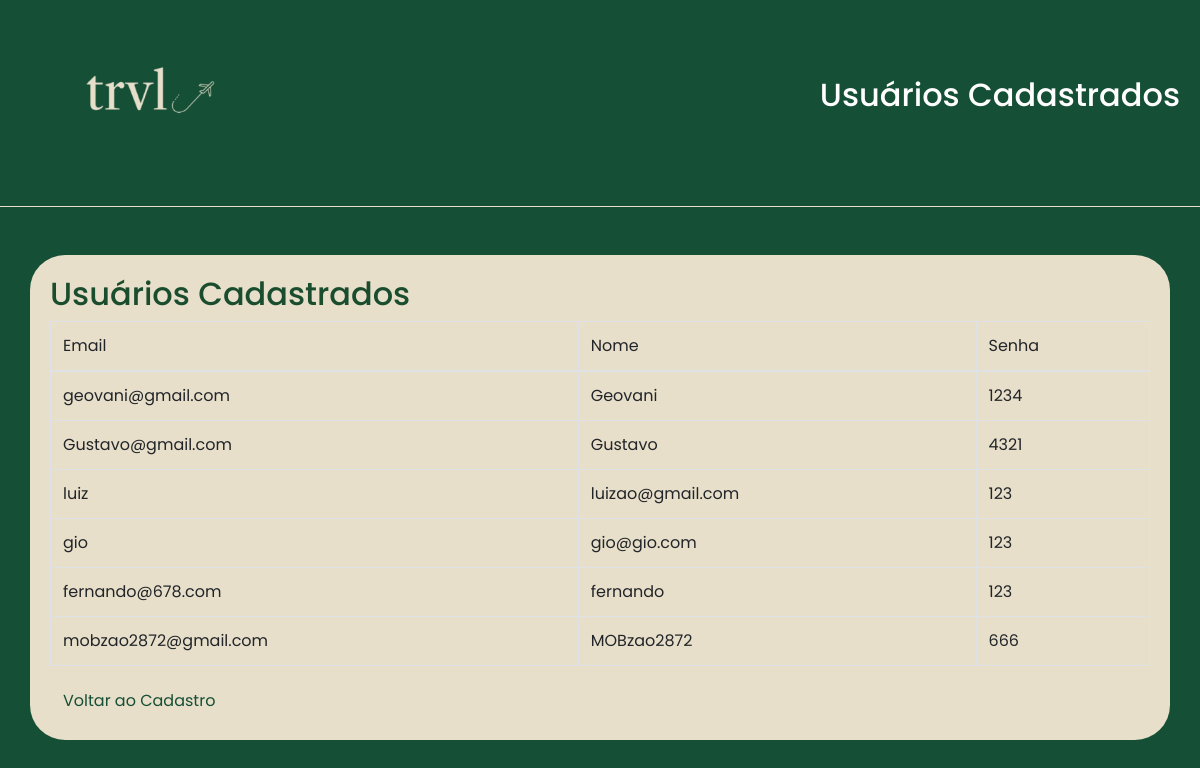
The page /usuarios on the database as committed earlier.
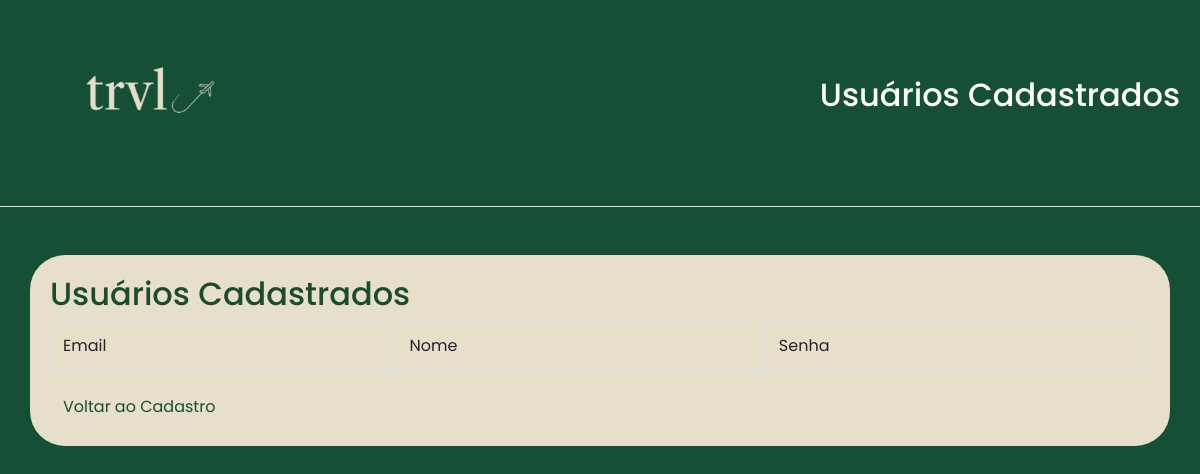
The same page on the database as committed later.
### tables this page shows
CREATE TABLE usuarios
                   (email text primary key,nome text,senha text);

### src/app.py (the view)
@app.route('/usuarios')
def listar_usuarios():
    conexao = database.conectar_banco()
    cursor = conexao.cursor()
    cursor.execute("SELECT * FROM usuarios")
    usuarios = cursor.fetchall()
    conexao.close()
    return render_template('usuarios.html', usuarios=usuarios)

### src/database.py (called while the page is built)
def conectar_banco():
    conexao = sqlite3.connect("trvl.db")
    return conexao

### src/templates/usuarios.html (shortened to what this page needs)
<!DOCTYPE html>
<html lang="pt-BR">
<head>
    <link rel="stylesheet" href="https://stackpath.bootstrapcdn.com/bootstrap/4.5.2/css/bootstrap.min.css">
    <link rel="stylesheet" href="static/style.css">
</head>
<body>
    <header>
        <a href="/"><img src="static/imgs/logo.png" alt="Logo TRVL" class="logo"></a>
        <div class="user-info">
            <H1> <h2>Usuários Cadastrados</h2></H1>
        </div>
    </header>
    <hr>
<div class="container mt-5">
    <h2>Usuários Cadastrados</h2>
    <table class="table table-bordered">
        <thead>
            <tr>
                <th>Email</th>
                <th>Nome</th>
                <th>Senha</th>
            </tr>
        </thead>
        <tbody>
            {% for usuario in usuarios %}
            <tr>
                <td>{{ usuario[0] }}</td>
                <td>{{ usuario[1] }}</td>
                <td>{{ usuario[2] }}</td>
            </tr>
            {% endfor %}
        </tbody>
    </table>
    <a href="/" class="btn btn-primary">Voltar ao Cadastro</a>
</div>
</body>
</html>

### src/static/style.css (style rules this page uses)
* { margin: 0; padding: 0; box-sizing: border-box; font-family: "Poppins", serif; font-weight: 400; }
body { background-color: #154f35; color: #fefefe; }
header { display: flex; justify-content: space-between; align-items: center; padding: 20px; background-color: #154f35; }
.logo { height: 150px; }
.user-info h1,h2 { display: flex; align-items: center; padding: 10px font-family: "Baskervville", serif; }
body { font-family: 'Baskerville', serif; }
.btn-primary { background-color: #e8dfca; border-color: #e8dfca; color: #154f35; margin-right: 35px; }
hr { border-top: 1px solid #e8dfca; }
.container { background-color: #e8dfca; border-radius: 35px; padding: 20px; }
.container h2 { color: #1a4d2e; }

Rows that differ between the two databases and show on the page:
removed usuarios: email "geovani@gmail.com", nome "Geovani", senha "1234"
removed usuarios: email "Gustavo@gmail.com", nome "Gustavo", senha "4321"
removed usuarios: email "luiz", nome "luizao@gmail.com", senha "123"
removed usuarios: email "gio", nome "gio@gio.com", senha "123"
removed usuarios: email "fernando@678.com", nome "fernando", senha "123"
removed usuarios: email "mobzao2872@gmail.com", nome "MOBzao2872", senha "666"
